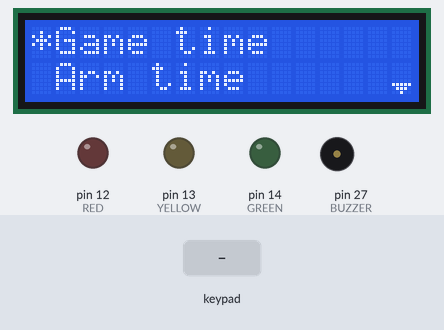
A sketch run on a simulated Arduino Mega 2560, built with avr-gcc and run on an emulated ATmega2560. Parts: 16×2 character LCD, output pins drawn as LEDs (lit = HIGH), buzzer (waves = sounding, pin HIGH). The test bench sets the inputs (shaded band).

Above: at 1.2 s.
1.3 s: keypad keys 1 8 5 1 7 1 6 # pressed 0.4 s apart
At 3.1 s:
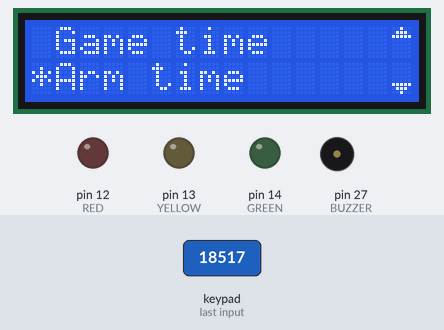
6.0 s: key '*' pressed
At 6.8 s:
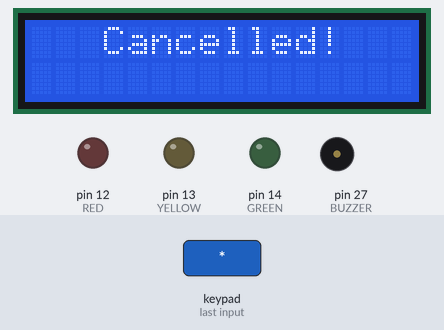
8.5 s: key '#' pressed
At 9.7 s:
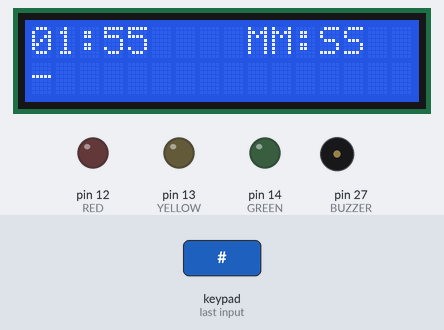
10.0 s: keypad keys 4 2 1 5 # pressed 0.4 s apart
At 12.4 s:
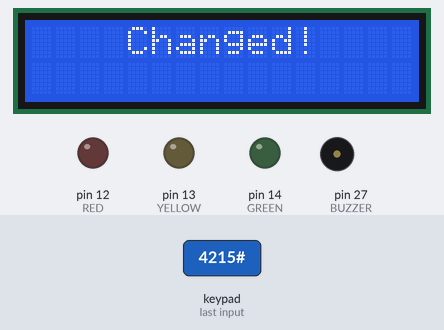
14.1 s: key '8' pressed
At 15.2 s:
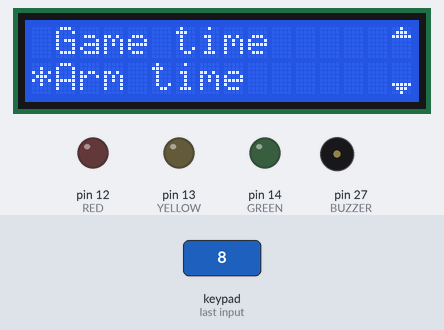
15.6 s: keypad keys 1 8 5 1 7 1 6 pressed 0.4 s apart
At 16.8 s:
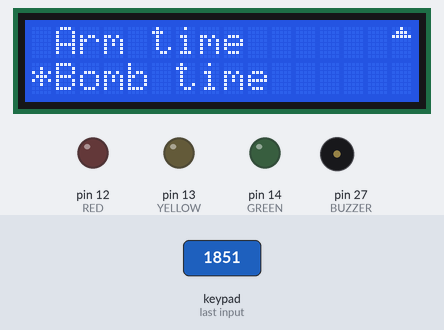
Timing chart, 0 to 18.6 s (numbered marks = the images above; inputs shaded):
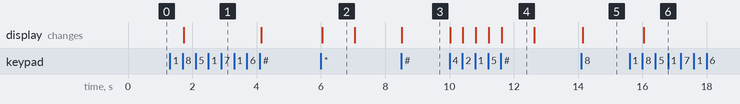

Measured:
- after the input at 1.3 s, the display: changes after 0.43 s (image 1)
- after the input at 6.0 s, the display: changes after 0.05 s (image 2)
- after the input at 8.5 s, the display: changes at once (image 3)
- after the input at 10.0 s, the display: first changes at once (image 4 shows a later state)
- after the input at 14.1 s, the display: changes at once (image 5)
- after the input at 15.6 s, the display: changes after 0.45 s (image 6)
- what the display in image 2 shows lasts 1.1 s, from 6.0 s to 7.1 s

The sketch:

Csgo_C4.ino
```cpp
  #include <LiquidCrystal.h>
  #include <Keypad.h>

  int i=0;
  int var;
  int arrow;
  int game_time_min=1, game_time_sec=55, arm_time_sec=3, bomb_time_min=0, bomb_time_sec=40;
  char buff_gmin[3], buff_gsec[3], buff_asec[3], buff_bmin[3], buff_bsec[3];
  int game_arr[4]={0,0,0,0};
  const int YELLOW=13; //led pins:
  const int RED=12; //led pins:
  const int GREEN=14; //led pins:
  const int BUZZER=27; //led pins:
  bool defusing;
  int nokit=10; //no defuse kit purchased time: 10 seconds
  int defkit=5; //defuse kit purchased time: 5 seconds

  byte arrow_dw[8] = {
	0b00000,
	0b00000,
	0b00000,
	0b00000,
	0b00000,
	0b11111,
	0b01110,
	0b00100
  };

  byte arrow_up[8] = {
	0b00100,
	0b01110,
	0b11111,
	0b00000,
	0b00000,
	0b00000,
	0b00000,
	0b00000
};

  LiquidCrystal lcd(19, 21, 3, 1, 22, 23);
  const byte ROWS=4;
  const byte COLS=3;
  char keys[ROWS][COLS]={
    {'1','2','3'},
    {'4','5','6'},
    {'7','8','9'},
    {'*','0','#'}
  };
  byte rowPins[ROWS]={18,5,17,16};
  byte colPins[COLS]={4,2,15};
  Keypad keypad=Keypad(makeKeymap(keys), rowPins, colPins, ROWS, COLS);

  char bt_up='2'; //up navigate
  char bt_dw='8'; //down navigate
  char bt_sel='#'; //select key
  char bt_cnl='*'; //cancel key

  void keypadEvent(KeypadEvent key)
  {
    switch (keypad.getState())
    {
      case RELEASED:
        switch (key)
        {
          case '#': defusing=false;
          break;
        }
      break;
      case HOLD:
        switch (key)
        {
          case '#': defusing= true;
          break;
        }
      break;
    }
  }
  void cls()
  {
    lcd.clear();
    lcd.setCursor(0,0);
  }
  char pass[7];

  void bufferize()
  {
    // Buffer to hold the formatted number (including null terminator)
    sprintf(buff_gmin, "%02d", game_time_min);
    sprintf(buff_gsec, "%02d", game_time_sec);
    sprintf(buff_asec, "%02d", arm_time_sec);
    sprintf(buff_bmin, "%02d", bomb_time_min);
    sprintf(buff_bsec, "%02d", bomb_time_sec);

  }

  void display(int n)
  {
    switch (n)
    {
      case 1:
      cls();
      lcd.print("*Game time");
      lcd.setCursor(0,1);
      lcd.print(" Arm time");
      lcd.setCursor(15,1);
      lcd.write((uint8_t)1);
      break;
      case 2:
      cls();
      if(arrow==bt_dw)
      {
      lcd.print(" Game time");
      lcd.setCursor(15,0);
      lcd.write((uint8_t)0);
      lcd.setCursor(0,1);
      lcd.print("*Arm time");
      lcd.setCursor(15,1);
      lcd.write((uint8_t)1);
      }
      else if(arrow==bt_up)
      {
      cls();
      lcd.print("*Arm time");
      lcd.setCursor(15,0);
      lcd.write((uint8_t)0);
      lcd.setCursor(0,1);
      lcd.print(" Bomb time");
      lcd.setCursor(15,1);
      lcd.write((uint8_t)1);
      }
      break;
      case 3:
      cls();
      lcd.print(" Arm time");
      lcd.setCursor(15,0);
      lcd.write((uint8_t)0);
      lcd.setCursor(0,1);
      lcd.print("*Bomb time");
      break;
    }
  }
  void menu()
  {
    cls();
    int cnt=1;
    display(1);
    while(1)
    {
      arrow=keypad.waitForKey();

      if(arrow==bt_up && cnt>1)
      {
        cnt--;
        display(cnt);
      }
      else if(arrow==bt_dw && cnt<3)
      {
        cnt++;
        display(cnt);
      }
      else if(arrow==bt_sel)
      {
        if(cnt==1)
        {
        input1:
          int cnt1=0;
          cls();
          lcd.print(buff_gmin);
          lcd.print(":");
          lcd.print(buff_gsec);
          lcd.print("    MM:SS");
          while(cnt1<=3)
          {

              if(cnt1<=1)
              {
                lcd.setCursor(cnt1,1);
                lcd.print("-");
              }
              else
              {
                lcd.setCursor((cnt1+1),1);
                lcd.print("-");
              }

              while(1){
                var=keypad.waitForKey();
                if(var=='*')
                {
                  goto panic1;
                }
                else if(var=='#')
                {
                  continue;
                }
                else if(cnt1==2 && var>='6')
                {
                  continue;
                }
                else
                  {
                    break;
                  }
              }

              game_arr[cnt1]=var-48;
              cls();
              lcd.print(game_arr[0]);
              lcd.print(game_arr[1]);
              lcd.print(":");
              lcd.print(game_arr[2]);
              lcd.print(game_arr[3]);
              lcd.print("    MM:SS");
              cnt1++;
          }
          lcd.setCursor(0,1);
          lcd.print("Re(*)");
          lcd.print("    Cnfm(#)");

          var=keypad.waitForKey();
          if(var=='#'){

            // Parse Time
          int min = game_arr[0]*10 + game_arr[1];
          int sec = game_arr[2]*10 + game_arr[3];

          game_time_min = min;
          game_time_sec = sec;
          bufferize();
          cls();
          lcd.setCursor(4,0);
          lcd.print("Changed!");
          delay(1000);
          break;
          }
          else if(var=='*'){
            goto input1;
          }
          continue;
          panic1:
          cls();
          lcd.setCursor(3,0);
          lcd.print("Cancelled!");
          delay(1000);
          break;
        }

        else if(cnt==2)
        {
        input2:
          int cnt1=0;
          cls();
          lcd.print(buff_asec);
          lcd.print(" Seconds");
          while(cnt1<=1)
          {

                lcd.setCursor(cnt1,1);
                lcd.print("-");

              while(1){
                var=keypad.waitForKey();
                if(var=='*')
                {
                  goto panic2;
                }
                else if(var=='#')
                {
                  continue;
                }
                else
                  {
                    break;
                  }
              }

              game_arr[cnt1]=var-48;
              cls();
              lcd.print(game_arr[0]);
              lcd.print(game_arr[1]);
              lcd.print(" Seconds");
              cnt1++;
          }
          lcd.setCursor(0,1);
          lcd.print("Re(*)");
          lcd.print("    Cnfm(#)");

          var=keypad.waitForKey();
          if(var=='#'){

            // Parse Time
          int sec = game_arr[0]*10 + game_arr[1];

          arm_time_sec = sec;
          bufferize();
          cls();
          lcd.setCursor(4,0);
          lcd.print("Changed!");
          delay(1000);
          break;
          }
          else if(var=='*'){
            goto input2;
          }
          continue;
          panic2:
          cls();
          lcd.setCursor(3,0);
          lcd.print("Cancelled!");
          delay(1000);
          break;
        }

        if(cnt==3)
        {
        input3:
          int cnt1=0;
          cls();
          lcd.print(buff_bmin);
          lcd.print(":");
          lcd.print(buff_bsec);
          lcd.print("    MM:SS");
          while(cnt1<=3)
          {

              if(cnt1<=1)
              {
                lcd.setCursor(cnt1,1);
                lcd.print("-");
              }
              else
              {
                lcd.setCursor((cnt1+1),1);
                lcd.print("-");
              }

              while(1){
                var=keypad.waitForKey();
                if(var=='*')
                {
                  goto panic3;
                }
                else if(var=='#')
                {
                  continue;
                }
                else if(cnt1==2 && var>='6')
                {
                  continue;
                }
                else
                  {
                    break;
                  }
              }

              game_arr[cnt1]=var-48;
              cls();
              lcd.print(game_arr[0]);
              lcd.print(game_arr[1]);
              lcd.print(":");
              lcd.print(game_arr[2]);
              lcd.print(game_arr[3]);
              lcd.print("    MM:SS");
              cnt1++;
          }
          lcd.setCursor(0,1);
          lcd.print("Re(*)");
          lcd.print("    Cnfm(#)");

          var=keypad.waitForKey();
          if(var=='#'){

            // Parse Time
          int min = game_arr[0]*10 + game_arr[1];
          int sec = game_arr[2]*10 + game_arr[3];

          bomb_time_min = min;
          bomb_time_sec = sec;
          bufferize();
          cls();
          lcd.setCursor(4,0);
          lcd.print("Changed!");
          delay(1000);
          break;
          }
          else if(var=='*'){
            goto input3;
          }
          continue;
          panic3:
          cls();
          lcd.setCursor(3,0);
          lcd.print("Cancelled!");
          delay(1000);
          break;
        }

      }
    }
  }

  void setup() //put setup code here to run once:
  {
    bufferize();
    lcd.begin(16,2);
    lcd.setCursor(0,0);
    keypad.setHoldTime(50);
    keypad.setDebounceTime(50);
    keypad.addEventListener(keypadEvent);
    // pinmodes
    pinMode(YELLOW, OUTPUT); //YELLOW
    pinMode(RED, OUTPUT); //RED
    pinMode(GREEN, OUTPUT); //GREEN
    pinMode(BUZZER, OUTPUT); //BUZZER

    lcd.createChar(0, arrow_up);
    lcd.createChar(1, arrow_dw);
  }

  void loop() // put your main code here, to run repeatedly:
  {
    menu();
  }
```
